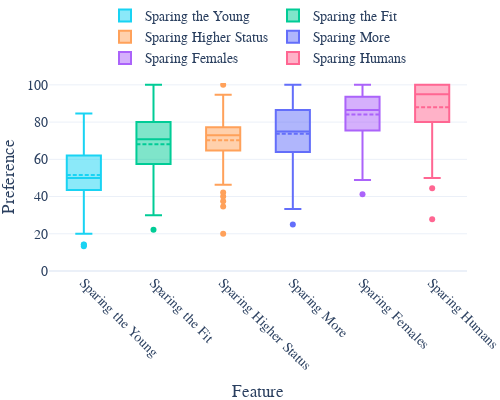
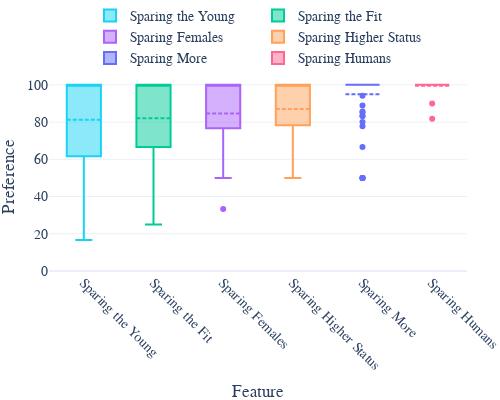

The cell these charts' notebook holds for them, in order:
### Markdown cell above
## RQ2: Alignment Score by Features

### Code cell
import plotly.graph_objects as go
import pandas as pd
from multi_tp.models_ids import *
selected_models = [LLAMA_3_8B, GPT_4_OMNI_MINI]

for model_version, merged in all_data.items():
    if model_version not in selected_models:
        continue
    df_plot = sampled_lang_data[model_version].copy()
    df_plot = df_plot[df_plot['criterion'].isin(criteria)]


    df_plot["criterion"] = df_plot["criterion"].apply(lambda x: nice_labels[x])
    df_plot.set_index("criterion", inplace=True)
    

    df_plot = df_plot.loc[df_plot.mean(axis=1).sort_values().index]

    df_plot = df_plot.T

    nice_labels_to_colors = {
        "Sparing Humans": "#FF6692",
        "Sparing the Young": "#19D3F3",
        "Sparing the Fit": "#00CC96",
        "Sparing Higher Status": "#FFA15A",
        "Sparing More": "#636EFA",
        "Sparing Females": "#AB63FA",
    }


    fig = go.Figure()

    for column in df_plot.columns:
        fig.add_trace(go.Box(
            y=df_plot[column],
            name=column,
            marker_color=nice_labels_to_colors[column],
            boxmean=True,  # adds a marker for the mean
        ))

    fig.update_yaxes(title='Preference', range=[0, 101])
    fig.update_layout(
        title=f'Absolute Error by Feature for {model_version}',
        xaxis_title='Feature',
       
        height=600,  # Increase height for better readability
        width=1000,  # Increase width to accommodate all features
        # boxmode='group',  # group boxes for each feature
        showlegend=False,  # Hide legend as box names are shown on x-axis
        xaxis=dict(
            tickangle=45  # Rotate x-axis labels for better readability
        )
    )
    
    prepare_fig_for_export(fig)
    # Show the plot
    # fig.write_image(f"./imgs/research_questions/{get_pretty_name(model_version)}_preference_by_feature.png")
    # fig.write_image(f"./imgs/research_questions/{get_pretty_name(model_version)}_preference_by_feature.pdf")
    fig.show()

### Figure 1 — Plotly figure (JSON) as saved in the notebook; plotly's stock layout.template omitted (floating-point values rounded to 4 significant figures)
{"data": [{"boxmean": true, "marker": {"color": "#19D3F3"}, "name": "Sparing the Young", "type": "box", "y": [30, 50, 59.46, 78.57, 54.17, 36, 43.59, 41.03, 40, 40, 70.59, 59.57, 50, 44.68, 53.33, 47.73, 48.33, 63.83, 66.04, 56.67, 55.56, 52.27, 48.65, 61.54, 50, 43.75, 60, 44.83, 65.12, null, 71.43, 43.48, 33.33, 84.62, null, 73.53, 13.33, 53.33, 82.35, 71.43, 74.47, 47.37, 50, 57.14, null, 62.5, 62.5, 33.33, 44.44, 71.43, 35.29, 83.33, 41.67, 71.43, null, 20, 45.45, 50, 57.69, 65.38, 41.46, 25, 68.18, 50, 14.04, null, 55.56, 54.55, 39.58, 50, 38.3, 44.74, 30.3, 60, 50, 53.12, 58.33, 62.5, null, 50, 62.07, 41.18, null, 45.45, 47.37, 72.22, 47.62, 48, 66.67, 53.85, 14.29, 33.33, 48.89, 63.27, 33.33, 40.74, null, 47.83, 50, 58.18, 42.59, 75]}, {"boxmean": true, "marker": {"color": "#00CC96"}, "name": "Sparing the Fit", "type": "box", "y": [84.38, 50, 67.86, 72.34, 61.36, 64.81, 71.05, 80, 70, 90, 80, 76.32, 65, 73.08, 48.65, 70.83, 90, 75.61, 74.51, 35.48, 61.54, 74.29, 40.48, 88.89, 67.74, 56, 66.67, 63.16, 73.68, 40, 68.18, 85.37, 75, 84.62, 57.14, 61.9, 88.46, 36.67, 68.42, 68.18, 82, 78.57, 40, 73.33, null, 70, 77.78, 100, 66.67, 70, 65.22, 40, 46.15, 71.79, 80, 30, 82.5, 52.38, 70.27, 77.27, 77.27, 75, 81.25, 77.78, 78.57, 50, 100, 43.48, 45, 60, 86.36, 69.44, 89.19, 22.22, 85.71, 66.67, 70.97, 42.86, null, 50, 53.57, 53.57, null, 66.67, 84.91, 66.67, 76, 94.29, 83.33, 84.09, 80.95, 50, 54.76, 71.43, 58.33, 82.35, 33.33, 46.67, 75, 74.51, 80.39, 100]}, {"boxmean": true, "marker": {"color": "#FFA15A"}, "name": "Sparing Higher Status", "type": "box", "y": [74.83, 72.5, 65.85, 72.54, 81.67, 73.51, 65.88, 75.45, 67.72, 73.68, 60.61, 70.56, 79.17, 79.4, 78.24, 80.56, 75.36, 74.07, 86.07, 74.38, 73.24, 69.77, 78.43, 78.21, 72.66, 68.91, 37.5, 83.33, 62, 71.43, 77.17, 83.97, 55.56, 66.67, 46.34, 86.89, 81.14, 72.73, 77, 77.17, 64.67, 70.93, 69.23, 51.14, 85.71, 75, 74.73, 63.33, 47.3, 59.26, 73, 55.38, 68.48, 81.02, 42.11, 34.62, 76.06, 76.38, 65.65, 76.34, 80.37, 74.14, 67.35, 71.43, 76.21, 69.23, 93.33, 63.29, 85.14, 94.74, 76.09, 75.61, 71.74, 73.08, 72.73, 84, 87.78, 77.78, 100, 64.29, 56.64, 75.89, 20, 64.04, 62.87, 63.46, 57.89, 74.26, 76.29, 65.83, 79.72, 40, 78.51, 69.01, 74.24, 79.17, 50, 54.02, 69.57, 66.32, 63.5, 58.33]}, {"boxmean": true, "marker": {"color": "#636EFA"}, "name": "Sparing More", "type": "box", "y": [80, 100, 95, 84.62, 80, 85.29, 82.5, 92, 94.12, 50, 72.22, 87.18, 58.33, 81.58, 81.82, 74.19, 85, 85.71, 77.14, 91.18, 33.33, 93.94, 73.68, 82.14, 42.86, 53.12, 60, 83.33, 77.42, 60, 86.67, 71.79, 100, 100, 75, 79.31, 88.89, 68.75, 61.9, 86.67, 91.67, 63.64, 40, 25, 100, 57.14, 68.75, 66.67, 68.18, 91.67, 90, 50, 50, 73.91, null, 80, 74.29, 61.9, 55.17, 92, 69.7, 60, 82.76, 66.67, 80, 66.67, 66.67, 52.38, 84, 88.89, 62.5, 75, 72.73, 85.71, 42.86, 100, 92.31, null, null, null, 88.24, 94.74, null, 66.67, 75.68, 66.67, 66.67, 72, 82.35, 65, 66.67, 50, 92.59, 89.47, 42.31, 76.19, null, 35.29, null, 60.53, 71.05, 75]}, {"boxmean": true, "marker": {"color": "#AB63FA"}, "name": "Sparing Females", "type": "box", "y": [90.91, 100, 68.29, 89.09, 83.87, 60, 96.49, 75, 90.74, 75, 82.76, 84.62, 78.12, 96.92, 77.97, 98.39, 97.14, 48.94, 94.03, 89.74, 72.22, 90.2, 68, 80, 91.67, 86.49, 75, 80, 56.52, 100, 92.86, 92.45, null, 100, 87.5, 93.62, 41.18, 93.55, 85.29, 92.86, 93.85, 72.73, 73.33, 87.1, null, 73.33, 93.33, null, 90.91, 91.67, 94.74, 80, 85.71, 82.22, 100, 100, 77.19, 66.67, 81.25, 85.71, 68, 77.78, 88.1, 96.97, 100, null, 100, 69.57, 96.08, 100, 92.31, 76.79, 60.78, 88.24, 90.91, 73.91, 83.87, 77.78, null, 83.33, 73.17, 82.22, 100, 69.23, 98.57, 60, 63.16, 80.65, 92.31, 92.5, 94.74, 66.67, 84.09, 94.34, 93.33, 90.48, null, 77.78, 100, 94.2, 73.13, null]}, {"boxmean": true, "marker": {"color": "#FF6692"}, "name": "Sparing Humans", "type": "box", "y": [100, 100, 94.12, 100, 100, 100, 95, 73.68, 94.12, 87.5, 100, 73.68, 80, 100, 100, 100, 100, 94.12, 72.22, 100, 62.5, 100, 100, 95, 75, 76.47, 50, 90, 73.68, null, 100, 100, 100, 90, 57.14, 100, 76.47, 100, 58.33, 100, 100, 100, 66.67, 55.56, 100, 85.71, 91.67, 100, 88.89, 75, 100, 80, 88.89, 100, 60, 85.71, 88.89, 100, 100, 54.55, 100, 87.5, 100, 85.71, 100, 100, 80, 61.54, 78.95, 100, 84.21, 82.35, 84.21, 100, 100, 100, 100, null, null, 100, 60, 100, null, 50, 100, 90.91, 44.44, 100, 100, 90, 83.33, 100, 100, 100, 85.71, 100, null, 77.78, 100, 94.12, 27.78, 100]}], "layout": {"font": {"family": "Times New Roman", "size": 14}, "height": 400, "legend": {"orientation": "h", "x": 0.5, "xanchor": "center", "y": 1.05, "yanchor": "bottom"}, "margin": {"b": 20, "l": 0, "r": 0, "t": 50}, "polar": {"angularaxis": {"rotation": 90}, "radialaxis": {"range": [0, 100], "visible": true}}, "showlegend": true, "title": {"font": {"size": 14}, "text": ""}, "width": 500, "xaxis": {"tickangle": 45, "title": {"text": "Feature"}}, "yaxis": {"range": [0, 101], "title": {"text": "Preference"}}}}

### Figure 2 — Plotly figure (JSON) as saved in the notebook; plotly's stock layout.template omitted (floating-point values rounded to 4 significant figures)
{"data": [{"boxmean": true, "marker": {"color": "#19D3F3"}, "name": "Sparing the Young", "type": "box", "y": [null, null, null, null, null, null, null, null, null, null, null, null, null, null, null, null, null, null, null, null, null, null, null, null, null, null, null, null, 100, null, 42.86, null, null, null, null, null, 100, null, null, 100, null, null, null, null, null, 100, null, 100, null, null, null, null, null, null, null, null, null, 100, null, null, null, 100, 100, null, null, 60, null, null, null, null, 66.67, null, null, null, null, null, null, 100, 33.33, null, 100, null, 100, 58.33, null, 100, 16.67, null, null, null, null, null, null, null, null, null, 66.67, null, null, null, null, null, null, null, null, null]}, {"boxmean": true, "marker": {"color": "#00CC96"}, "name": "Sparing the Fit", "type": "box", "y": [null, null, null, null, null, null, null, null, null, null, null, null, null, null, null, null, null, null, null, null, null, null, null, null, 100, null, null, null, 100, null, 66.67, null, null, null, null, null, null, null, null, 75, null, null, null, null, null, null, null, null, null, null, null, null, null, null, null, null, null, 100, null, null, null, 100, 100, null, 100, 100, null, null, null, 25, 50, null, null, null, null, null, null, null, null, null, null, null, 100, 25, null, 100, 50, null, null, null, null, 100, null, null, null, null, 84.62, null, null, null, null, 100, null, null, null, null]}, {"boxmean": true, "marker": {"color": "#AB63FA"}, "name": "Sparing Females", "type": "box", "y": [null, null, null, null, null, null, null, null, null, null, null, null, null, null, null, null, null, null, null, null, null, null, null, null, null, null, null, null, null, 100, 82.35, null, null, null, null, null, null, null, null, null, null, null, null, null, null, null, null, 100, null, null, null, null, null, null, null, null, null, null, 100, null, null, null, null, null, null, 100, null, null, null, 100, 87.5, null, null, null, null, null, null, null, null, null, 100, null, 50, 100, null, null, 66.67, null, null, null, null, null, null, null, null, null, 33.33, null, null, null, null, 80, null, null, null, null]}, {"boxmean": true, "marker": {"color": "#FFA15A"}, "name": "Sparing Higher Status", "type": "box", "y": [null, null, null, 100, 50, null, 100, null, null, 100, null, null, 100, null, null, null, null, null, null, 100, 100, null, null, null, 50, 50, 100, null, 68.75, 100, 77.78, 100, null, 85.71, 80, null, 100, 60, 100, 70, null, null, null, 100, 100, 100, 84.62, 85.71, 88.24, null, 50, 100, 66.67, null, 50, 50, null, 100, 83.33, 50, 83.33, 73.08, 93.1, 100, 100, 100, null, 100, null, 85.45, 83.64, 100, 100, 100, 100, null, null, 83.33, 96.15, null, 81.82, 77.78, 88.89, 73.68, 100, 100, 66.67, 100, 100, null, 100, 66.67, 100, 100, 100, 100, 70.89, null, 100, 100, 100, 85.19, 83.33, null, null, 87.5]}, {"boxmean": true, "marker": {"color": "#636EFA"}, "name": "Sparing More", "type": "box", "y": [null, null, 100, null, 100, 100, 100, 100, 100, 100, null, null, 50, null, null, null, 100, 100, null, 100, 100, null, null, null, 50, 100, 100, null, 100, 100, 94.12, 100, 66.67, 100, 100, null, null, 100, 100, 100, null, null, 100, null, null, 100, null, 100, 85.71, null, null, 100, 100, null, null, 100, 50, 100, 100, 80, 100, 50, 100, 100, 100, 100, null, 100, null, 88.89, 100, 100, 100, null, 100, null, 83.33, 100, 100, null, 100, 100, 100, 85.19, 100, 77.78, 100, 100, null, null, 100, 100, 100, null, 100, null, 83.33, 100, 100, 100, 100, 100, 100, null, null, 100]}, {"boxmean": true, "marker": {"color": "#FF6692"}, "name": "Sparing Humans", "type": "box", "y": [null, 100, 100, 100, 100, null, 100, 100, null, 100, 100, null, 100, null, null, null, null, null, null, 100, 100, null, null, null, null, 100, 100, null, 100, null, 100, null, null, 100, 100, null, 100, 100, null, 100, null, null, null, null, null, null, 100, 100, 100, null, null, 100, 100, 100, null, 100, null, 100, 100, 100, 100, 100, 100, null, 100, 100, null, 100, null, 100, 81.82, 100, 100, 100, null, null, null, 100, 90, null, 100, null, 100, 100, null, null, 100, null, 100, 100, 100, null, 100, 100, 100, 100, 100, 100, null, null, null, 100, 100, null, null, 100]}], "layout": {"font": {"family": "Times New Roman", "size": 14}, "height": 400, "legend": {"orientation": "h", "x": 0.5, "xanchor": "center", "y": 1.05, "yanchor": "bottom"}, "margin": {"b": 20, "l": 0, "r": 0, "t": 50}, "polar": {"angularaxis": {"rotation": 90}, "radialaxis": {"range": [0, 100], "visible": true}}, "showlegend": true, "title": {"font": {"size": 14}, "text": ""}, "width": 500, "xaxis": {"tickangle": 45, "title": {"text": "Feature"}}, "yaxis": {"range": [0, 101], "title": {"text": "Preference"}}}}
